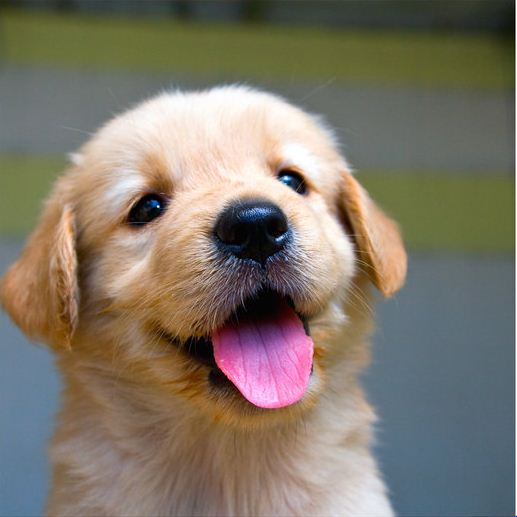
#> input picture Images/puppy.jpg, 517 x 517 px
$ jupyter execute Implementation.ipynb
#> lines starting #> are read from the running program, lines starting #| are printed output that depends on the picture
### Conv2d.py
import numpy as np
def conv_forward_naive(x, w, b, conv_param):
    """A naive implementation of the forward pass for a convolutional layer.

    The input consists of N data points, each with C channels, height H and
    width W. We convolve each input with F different filters, where each filter
    spans all C channels and has height HH and width WW.

    Input:
    - x: Input data of shape (N, C, H, W)
    - w: Filter weights of shape (F, C, HH, WW)
    - b: Biases, of shape (F,)
    - conv_param: A dictionary with the following keys:
      - 'stride': The number of pixels between adjacent receptive fields in the
        horizontal and vertical directions.
      - 'pad': The number of pixels that will be used to zero-pad the input.

    During padding, 'pad' zeros should be placed symmetrically (i.e equally on both sides)
    along the height and width axes of the input. Be careful not to modfiy the original
    input x directly.

    Returns a tuple of:
    - out: Output data, of shape (N, F, H', W') where H' and W' are given by
      H' = 1 + (H + 2 * pad - HH) / stride
      W' = 1 + (W + 2 * pad - WW) / stride
    - cache: (x, w, b, conv_param)
    """
    out = None
    N, C, H, W = x.shape
    F, _, HH, WW = w.shape
    pad = conv_param["pad"]
    stride = conv_param["stride"]

    # Calculating the spatial dimensions  of the output feature map
    h_ = 1+(H+2*pad-HH)//stride
    w_ = 1+(W+2*pad-WW)//stride

    # output initialization
    out = np.zeros((N,F,h_,w_))
    # padding the input
    x_padded = np.pad(x,((0,0),(0,0),(pad,pad),(pad,pad)),mode="constant")

    for n in range(N):
      for f in range(F):
        for hi in range(h_):
          for wi in range(w_):
             vertical = stride*hi
             v_end = vertical + HH

             horizontal = stride*wi
             h_end = horizontal + WW

             x_slice = x_padded[n,:,vertical:v_end,horizontal:h_end]

             out[n,f,hi,wi] = np.sum(x_slice*w[f]) + b[f]

    cache = (x,w,b,conv_param)
    return out, cache

# [54 lines left out: function conv_backward_naive, not called in this run]

### Maxpool.py
import numpy as np
def max_pool_forward_naive(x, pool_param):
    """A naive implementation of the forward pass for a max-pooling layer.

    Inputs:
    - x: Input data, of shape (N, C, H, W)
    - pool_param: dictionary with the following keys:
      - 'pool_height': The height of each pooling region
      - 'pool_width': The width of each pooling region
      - 'stride': The distance between adjacent pooling regions

    No padding is necessary here, eg you can assume:
      - (H - pool_height) % stride == 0
      - (W - pool_width) % stride == 0

    Returns a tuple of:
    - out: Output data, of shape (N, C, H', W') where H' and W' are given by
      H' = 1 + (H - pool_height) / stride
      W' = 1 + (W - pool_width) / stride
    - cache: (x, pool_param)
    """

    N,C,H,W = x.shape
    HH, WW = pool_param["pool_height"], pool_param["pool_width"]
    stride = pool_param["stride"]

    h_ = 1+(H-HH)//stride
    w_ = 1+(W-WW)//stride

    out = np.zeros((N,C,h_,w_))

    for n in range(N):
      for c in range(C):
        for hi in range(h_):
          for wi in range(w_):
            vertical = stride*hi
            v_end = vertical+HH

            horizontal = stride*wi
            h_end = horizontal+WW

            x_slice = x[n,c,vertical:v_end,horizontal:h_end]

            out[n,c,hi,wi] = np.max(x_slice)

    cache = (x,pool_param)
    return out, cache

def max_pool_backward_naive(dout, cache):
    """A naive implementation of the backward pass for a max-pooling layer.

    Inputs:
    - dout: Upstream derivatives
    - cache: A tuple of (x, pool_param) as in the forward pass.

    Returns:
    - dx: Gradient with respect to x
    """
    dx = None

    x, pool_param = cache
    N,C,H,W = x.shape
    HH, WW = pool_param["pool_height"], pool_param["pool_width"]
    stride = pool_param["stride"]

    h_, w_ = dout.shape[2], dout.shape[3]

    dx = np.zeros(x.shape)

    for n in range(N):
      for c in range(C):
        for hi in range(h_):
          for wi in range(w_):
            vertical = stride*hi
            v_end = vertical+HH

            horizontal = stride*wi
            h_end = horizontal+WW

            x_slice = x[n,c,vertical:v_end,horizontal:h_end]

            mask = (x_slice==np.max(x_slice))

            dx[n,c,vertical:v_end,horizontal:h_end] += dout[n,c,hi,wi] * mask

    return dx

### CNN.py
import numpy as np
from builtins import object
from Sandwich_layers import *
from Conv2d import *
from Maxpool import *
from ReLU import *
from Affine_layer import *
from Softmax_loss import *

class ThreeLayerConvNet(object):
    """
    A three-layer convolutional network with the following architecture:

    conv - relu - 2x2 max pool - affine - relu - affine - softmax

    The network operates on minibatches of data that have shape (N, C, H, W)
    consisting of N images, each with height H and width W and with C input
    channels.
    """

    def __init__(
        self,
        input_dim=(3, 32, 32),
        num_filters=32,
        filter_size=7,
        hidden_dim=100,
        num_classes=10,
        weight_scale=1e-3,
        reg=0.0,
        dtype=np.float32,
    ):
        """
        Initialize a new network.

        Inputs:
        - input_dim: Tuple (C, H, W) giving size of input data
        - num_filters: Number of filters to use in the convolutional layer
        - filter_size: Width/height of filters to use in the convolutional layer
        - hidden_dim: Number of units to use in the fully-connected hidden layer
        - num_classes: Number of scores to produce from the final affine layer.
        - weight_scale: Scalar giving standard deviation for random initialization
          of weights.
        - reg: Scalar giving L2 regularization strength
        - dtype: numpy datatype to use for computation.
        """
        self.params = {}
        self.reg = reg
        self.dtype = dtype

        # Initializing Weights using Gaussian centered at 0.0
        # with standard deviation equal to weight_scale;
        # and Biases initialized to zero.
        c,h,w = input_dim
        self.params["W1"] = np.random.randn(num_filters,c,filter_size,filter_size) * weight_scale
        self.params["b1"] = np.zeros(num_filters)

        fc = num_filters*(h//2)*(w//2)
        self.params["W2"] = np.random.randn(fc,hidden_dim) * weight_scale
        self.params["b2"] = np.zeros(hidden_dim)

        self.params["W3"] = np.random.randn(hidden_dim,num_classes) * weight_scale
        self.params["b3"] = np.zeros(num_classes)

        for k, v in self.params.items():
            self.params[k] = v.astype(dtype)

    def loss(self, X, y=None):
        """
        Evaluate loss and gradient for the three-layer convolutional network.

        Input / output: Same API as TwoLayerNet in fc_net.py.
        """

        W1, b1 = self.params["W1"], self.params["b1"]
        W2, b2 = self.params["W2"], self.params["b2"]
        W3, b3 = self.params["W3"], self.params["b3"]

        # pass conv_param to the forward pass for the convolutional layer
        # Padding and stride chosen to preserve the input spatial size
        filter_size = W1.shape[2]
        conv_param = {"stride": 1, "pad": (filter_size - 1) // 2}

        # pass pool_param to the forward pass for the max-pooling layer
        pool_param = {"pool_height": 2, "pool_width": 2, "stride": 2}

        scores = None

        # forward pass
        print("Shapes of Output :- ")
        output_conv_relu_max, cache_conv_relu_max = conv_relu_pool_forward(X,W1,b1,conv_param,pool_param)
        output_fc_relu, cache_fc_relu = affine_relu_forward(output_conv_relu_max,W2,b2)
        scores, cache_fc = affine_forward(output_fc_relu,W3,b3)

        print("FC output shape:",scores.shape)

        if y is None:
            return scores

        loss, grads = 0, {}

        # backward pass
        loss, dout = softmax_loss(scores,y)
        # simplify the expression for the gradient.
        loss += self.reg * 0.5 * (np.sum(W1**2) +np.sum(W2**2) +np.sum(W3**2))

        dx3, dw3, db3 = affine_backward(dout,cache_fc)
        dw3 += self.reg * W3 #L2 regularization
        grads["W3"], grads["b3"] = dw3, db3

        dx2, dw2, db2 = affine_relu_backward(dx3,cache_fc_relu)
        dw2 += self.reg * W2
        grads["W2"], grads["b2"] = dw2, db2

        dx1, dw1, db1 = conv_relu_pool_backward(dx2,cache_conv_relu_max)
        dw1 += self.reg * W1
        grads["W1"], grads["b1"] = dw1, db1

        return loss, grads

### Sandwich_layers.py
from Conv2d import *
from Maxpool import *
from ReLU import *
from Affine_layer import *
from Softmax_loss import *


def affine_relu_forward(x, w, b):
    """
    Convenience layer that performs an affine transform followed by a ReLU

    Inputs:
    - x: Input to the affine layer
    - w, b: Weights for the affine layer

    Returns a tuple of:
    - out: Output from the ReLU
    - cache: Object to give to the backward pass
    """
    a, affine_cache = affine_forward(x,w,b)
    out, r_cache = relu_forward(a)

    # Shape of feature maps
    print("FC output shape:", a.shape)
    print("ReLU output shape:", out.shape)

    cache = (affine_cache,r_cache)
    return out,cache


def affine_relu_backward(dout, cache):
    """
    Backward pass for the affine-relu convenience layer
    """
    affine_cache, r_cache = cache
    dx_relu = relu_backward(dout,r_cache)

    dx,dw, db = affine_backward(dx_relu,affine_cache)

    return dx,dw,db


def conv_relu_pool_forward(x, w, b, conv_param, pool_param):
    """
    Convenience layer that performs a convolution, a ReLU, and a pool.

    Inputs:
    - x: Input to the convolutional layer
    - w, b, conv_param: Weights and parameters for the convolutional layer
    - pool_param: Parameters for the pooling layer

    Returns a tuple of:
    - out: Output from the pooling layer
    - cache: Object to give to the backward pass
    """
    conv_out, conv_cache = conv_forward_naive(x,w,b,conv_param)

    r, r_cache = relu_forward(conv_out)

    out, pool_cache = max_pool_forward_naive(r,pool_param)

    # Shape of feature maps
    print("Conv output shape:", conv_out.shape)
    print("ReLU output shape:", r.shape)
    print("Max pool output shape:", out.shape)

    return out, (conv_cache,r_cache,pool_cache)


def conv_relu_pool_backward(dout, cache):
    """
    Backward pass for the conv-relu-pool convenience layer
    """
    conv_cache, r_cache, pool_cache = cache

    dx_pool = max_pool_backward_naive(dout,pool_cache)

    dx_relu = relu_backward(dx_pool,r_cache)

    dx, dw, db = conv_backward_naive(dx_relu,conv_cache)

    return dx, dw, db

### ReLU.py
import numpy as np
def relu_forward(x):
    """Computes the forward pass for a layer of rectified linear units (ReLUs).

    Input:
    - x: Inputs, of any shape

    Returns a tuple of:
    - out: Output, of the same shape as x
    - cache: x
    """
    out = np.maximum(0,x)
    cache = x

    return out, cache

def relu_backward(dout, cache):
    """Computes the backward pass for a layer of rectified linear units (ReLUs).

    Input:
    - dout: Upstream derivatives, of any shape
    - cache: Input x, of same shape as dout

    Returns:
    - dx: Gradient with respect to x
    """
    dx = None
    x = cache

    dx = dout * (x > 0) # pass the upstream gradient through unchanged where x > 0, and zero it out where x ≤ 0.

    return dx

### Affine_layer.py
import numpy as np
def affine_forward(x, w, b):
    """Computes the forward pass for an affine (fully connected) layer.

    The input x has shape (N, d_1, ..., d_k) and contains a minibatch of N
    examples, where each example x[i] has shape (d_1, ..., d_k). We will
    reshape each input into a vector of dimension D = d_1 * ... * d_k, and
    then transform it to an output vector of dimension M.

    Inputs:
    - x: A numpy array containing input data, of shape (N, d_1, ..., d_k)
    - w: A numpy array of weights, of shape (D, M)
    - b: A numpy array of biases, of shape (M,)

    Returns a tuple of:
    - out: output, of shape (N, M)
    - cache: (x, w, b)
    """
    out = None

    # reshape the input
    N = x.shape[0]
    x_flat = x.reshape(N,-1)

    out = x_flat.dot(w) + b
    cache = (x,w,b)

    return out,cache


def affine_backward(dout, cache):
    """Computes the backward pass for an affine (fully connected) layer.

    Inputs:
    - dout: Upstream derivative, of shape (N, M)
    - cache: Tuple of:
      - x: Input data, of shape (N, d_1, ... d_k)
      - w: Weights, of shape (D, M)
      - b: Biases, of shape (M,)

    Returns a tuple of:
    - dx: Gradient with respect to x, of shape (N, d1, ..., d_k)
    - dw: Gradient with respect to w, of shape (D, M)
    - db: Gradient with respect to b, of shape (M,)
    """
    dx, dw, db = None, None, None
    x, w, b = cache

    N = x.shape[0]
    x_flat = x.reshape(N,-1)

    dw = x_flat.T.dot(dout)
    db = np.sum(dout,axis=0)
    dx = dout.dot(w.T).reshape(x.shape)

    return dx, dw, db

### Softmax_loss.py
import numpy as np
def softmax_loss(x, y):
    """Computes the loss and gradient for softmax classification.

    Inputs:
    - x: Input data, of shape (N, C) where x[i, j] is the score for the jth
      class for the ith input.
    - y: Vector of labels, of shape (N,) where y[i] is the label for x[i] and
      0 <= y[i] < C

    Returns a tuple of:
    - loss: Scalar giving the loss
    - dx: Gradient of the loss with respect to x"""

    loss = None
    dx = None

    scores = x - np.max(x,axis=1,keepdims=True) # ensures stability by scaling the values
    p = np.exp(scores)
    p /= np.sum(p,axis=1,keepdims=True)
    logp = np.log(p)
    loss = -logp[np.arange(len(y)),y] # cross entropy of true class
    loss = np.mean(loss) # single scalar loss value representing the average error for the batch

    dx = p
    dx[np.arange(len(y)),y] -= 1 # gradient calculation
    dx /= len(y) # to average the gradient across the batch

    return loss, dx

### Implementation.ipynb
[cell 1]
import numpy as np
from Sandwich_layers import *
from Conv2d import *
from Maxpool import *
from ReLU import *
from Affine_layer import *
from Softmax_loss import *

## Convolution Forward Pass

[cell 2]
x_shape = (2, 3, 4, 4)
w_shape = (3, 3, 4, 4)
x = np.linspace(-0.1, 0.5, num=np.prod(x_shape)).reshape(x_shape)
w = np.linspace(-0.2, 0.3, num=np.prod(w_shape)).reshape(w_shape)
b = np.linspace(-0.1, 0.2, num=3)

conv_param = {'stride': 2, 'pad': 1}
out, _ = conv_forward_naive(x, w, b, conv_param)

print('Testing conv_forward_naive')
print(out.shape)

## Aside: Image Processing via Convolutions
we will set up an input containing two images and manually set up filters that perform common image processing operations (grayscale conversion and edge detection). The convolution forward pass will apply these operations to each of the input images.

[cell 3]
import cv2
import matplotlib.pyplot as plt
from PIL import Image

puppy = cv2.cvtColor(cv2.imread('Images/puppy.jpg'), cv2.COLOR_BGR2RGB)
kitten = cv2.cvtColor(cv2.imread('Images/kitten.jpg'), cv2.COLOR_BGR2RGB)
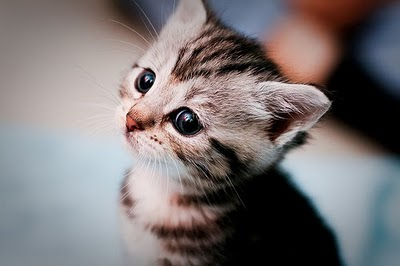
#> input picture Images/kitten.jpg, 400 x 266 px

# kitten is wide, and puppy is already square
d = kitten.shape[1] - kitten.shape[0]
#> d = 134
kitten_cropped = kitten[:, d//2:-d//2, :]
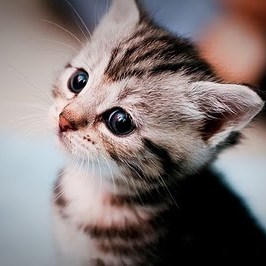
#> kitten_cropped: shape (266, 266, 3); mean R, G, B 128.7, 117.5, 116.5

img_size = 200   # Make this smaller if it runs too slow
resized_puppy = np.array(Image.fromarray(puppy).resize((img_size, img_size)))
resized_kitten = np.array(Image.fromarray(kitten_cropped).resize((img_size, img_size)))
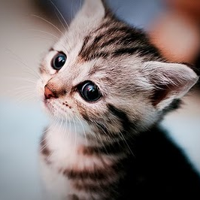
#> resized_kitten: shape (200, 200, 3); mean R, G, B 128.7, 117.5, 116.5
x = np.zeros((2, 3, img_size, img_size))
x[0, :, :, :] = resized_puppy.transpose((2, 0, 1))
x[1, :, :, :] = resized_kitten.transpose((2, 0, 1))

# Set up a convolutional weights holding 2 filters, each 3x3
w = np.zeros((2, 3, 3, 3))

# The first filter converts the image to grayscale.
# Set up the red, green, and blue channels of the filter.
w[0, 0, :, :] = [[0, 0, 0], [0, 0.3, 0], [0, 0, 0]]
w[0, 1, :, :] = [[0, 0, 0], [0, 0.6, 0], [0, 0, 0]]
w[0, 2, :, :] = [[0, 0, 0], [0, 0.1, 0], [0, 0, 0]]

# Second filter detects horizontal edges in the blue channel.
w[1, 2, :, :] = [[1, 2, 1], [0, 0, 0], [-1, -2, -1]]

# Vector of biases. We don't need any bias for the grayscale
# filter, but for the edge detection filter we want to add 128
# to each output so that nothing is negative.
b = np.array([0, 128])

# Compute the result of convolving each input in x with each filter in w,
# offsetting by b, and storing the results in out.
out, _ = conv_forward_naive(x, w, b, {'stride': 1, 'pad': 1})

def imshow_no_ax(img, normalize=True):
    """ Tiny helper to show images as uint8 and remove axis labels """
    if normalize:
        img_max, img_min = np.max(img), np.min(img)
        img = 255.0 * (img - img_min) / (img_max - img_min)
    plt.imshow(img.astype('uint8'),cmap='gray')
    plt.gca().axis('off')

# Show the original images and the results of the conv operation
plt.subplot(2, 3, 1)
imshow_no_ax(puppy, normalize=False)
plt.title('Original image')
plt.subplot(2, 3, 2)
imshow_no_ax(out[0, 0])
plt.title('Grayscale')
plt.subplot(2, 3, 3)
imshow_no_ax(out[0, 1])
plt.title('Edges')
plt.subplot(2, 3, 4)
imshow_no_ax(kitten_cropped, normalize=False)
plt.subplot(2, 3, 5)
imshow_no_ax(out[1, 0])
plt.subplot(2, 3, 6)
imshow_no_ax(out[1, 1])
plt.show()
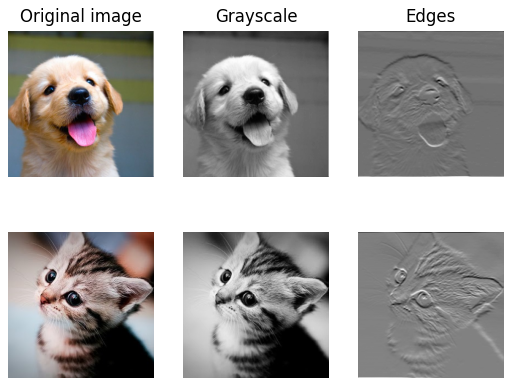
#> figure drawn by matplotlib, 6 panels

## Maxpool Forward Pass

[cell 4]
x_shape = (2, 3, 4, 4)
x = np.linspace(-0.3, 0.4, num=np.prod(x_shape)).reshape(x_shape)
pool_param = {'pool_width': 2, 'pool_height': 2, 'stride': 2}

out, _ = max_pool_forward_naive(x, pool_param)
print('Testing max_pool_forward_naive function:')
print(out.shape)

## Implementing out 3 Layer Conv Net
    conv - relu - 2x2 max pool - affine - relu - affine - softmax

[cell 5]
from CNN import *
model = ThreeLayerConvNet()

N = 50
X = np.random.randn(N, 3, 32, 32)
y = np.random.randint(10, size=N)


model.reg = 0.5
loss, grads = model.loss(X, y)
